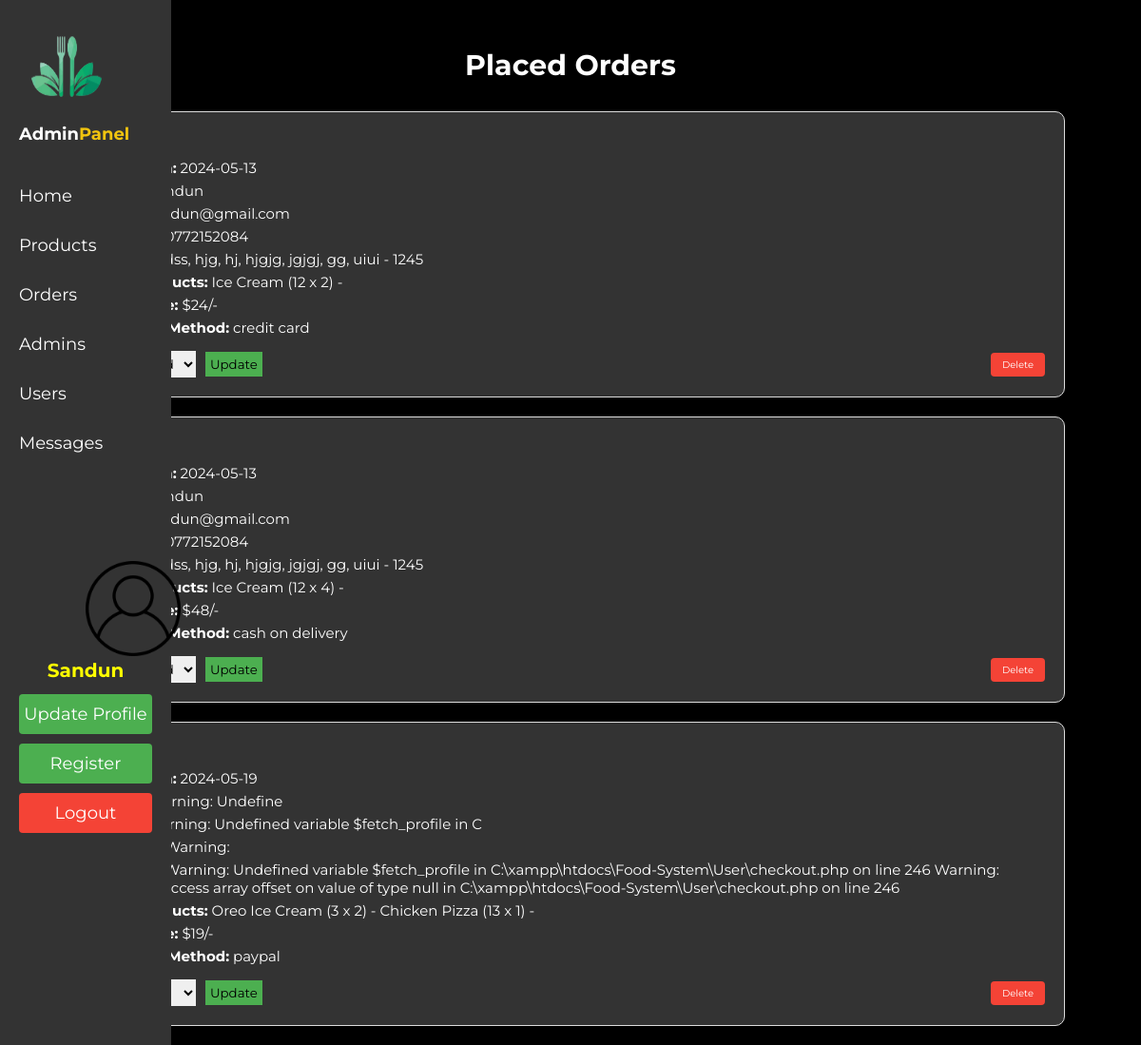
Screenshot of /admin/placed_orders.php (signed in) with the database file from the repository.
### tables this page shows
CREATE TABLE `orders` (
  `id` int(100) NOT NULL,
  `user_id` int(100) NOT NULL,
  `name` varchar(20) NOT NULL,
  `number` varchar(10) NOT NULL,
  `email` varchar(50) NOT NULL,
  `method` varchar(50) NOT NULL,
  `address` varchar(500) NOT NULL,
  `total_products` varchar(1000) NOT NULL,
  `total_price` int(100) NOT NULL,
  `placed_on` date NOT NULL DEFAULT current_timestamp(),
  `payment_status` varchar(20) NOT NULL DEFAULT 'pending'
);

### admin/placed_orders.php (the view, shortened to what this page needs)
<?php
include '../components/connect.php';
?>
<!DOCTYPE html>
<html lang="en">
<head>
   <link rel="stylesheet" href="https://cdnjs.cloudflare.com/ajax/libs/font-awesome/6.1.1/css/all.min.css">
   <link rel="stylesheet" href="../css/admin_style.css">
</head>
<body style="background-size: cover; background-position: center; background-repeat: no-repeat;">
<?php include '../components/admin_header.php' ?>
<section class="placed-orders">
   <h1 class="heading">Placed Orders</h1>
   <div class="order-list">
      <?php
         $select_orders = $conn->prepare("SELECT * FROM `orders`");
         $select_orders->execute();
         if($select_orders->rowCount() > 0){
            while($fetch_orders = $select_orders->fetch(PDO::FETCH_ASSOC)){
      ?>
      <div class="order-item">
         <div class="order-details">
            <p><strong>User ID:</strong> <?= $fetch_orders['user_id']; ?></p>
            <p><strong>Placed On:</strong> <?= $fetch_orders['placed_on']; ?></p>
            <p><strong>Name:</strong> <?= $fetch_orders['name']; ?></p>
            <p><strong>Email:</strong> <?= $fetch_orders['email']; ?></p>
            <p><strong>Number:</strong> <?= $fetch_orders['number']; ?></p>
            <p><strong>Address:</strong> <?= $fetch_orders['address']; ?></p>
            <p><strong>Total Products:</strong> <?= $fetch_orders['total_products']; ?></p>
            <p><strong>Total Price:</strong> $<?= $fetch_orders['total_price']; ?>/-</p>
            <p><strong>Payment Method:</strong> <?= $fetch_orders['method']; ?></p>
         </div>
         <div class="order-actions">
            <form action="" method="POST" class="update-form">
               <input type="submit" class="update"value="Update" name="update_payment">
            </form>
            <a href="placed_orders.php?delete=<?= $fetch_orders['id']; ?>" class="delete-btn" onclick="return confirm('Delete this order?');">Delete</a>
         </div>
      </div>
      <?php
            }
         } else {
            echo '<p class="empty">No orders placed yet!</p>';
         }
      ?>
   </div>
</section>
</body>
</html>

### components/admin_header.php (shortened to what this page needs)
<!DOCTYPE html>
<html lang="en">
<head>
</head>
<body>
<nav class="navbar">
<img src="images/Foodery.png" width="100" height="100" alt="Logo">
<a href="dashboard.php" class="logo">Admin<span>Panel</span></a><br>
    <a href="dashboard.php">Home</a>
    <a href="products.php">Products</a>
    <a href="placed_orders.php">Orders</a>
    <a href="admin_accounts.php">Admins</a>
    <a href="users_accounts.php">Users</a>
    <a href="messages.php">Messages</a>
<br>
      <div class="profile" id="profile-section">
      <img src="images/user-icon.png" width="100" height="100" alt="Logo">
         <?php
            $select_profile = $conn->prepare("SELECT * FROM `admin` WHERE id = ?");
            $select_profile->execute([$admin_id]);
            $fetch_profile = $select_profile->fetch(PDO::FETCH_ASSOC);
         ?>
         <p><h2><?= $fetch_profile['name']; ?></h2></p>
         <br>
         <div class="flex-btn">
         <a href="update_profile.php" class="option-btn">Update Profile</a>
            <a href="register_admin.php" class="option-btn">Register</a>
         </div>
         <a href="../components/admin_logout.php" onclick="return confirm('logout from this website?');" class="delete-btn">Logout</a>
      </div>
</nav>
</body>
</html>

### css/admin_style.css (style rules this page uses)
:root { --main-color:#4834d4; --red:#e74c3c; --orange:#f39c12; --black:#34495e; --white:#fff; --light-bg:#f5f5f5; --light-color:#999; --border:.2rem solid var(--black); --box-shadow:0 .5rem 1rem rgba(0,0,0,.1); }
* { font-family: 'Montserrat', sans-serif; margin:0; padding:0; box-sizing: border-box; text-decoration: none; outline: none; border:none; }
html { font-size: 62.5%; overflow-x: hidden; }
body { background-color: var(--light-bg); }
section { max-width: 1200px; margin:0 auto; padding:2rem; }
.heading { text-align: center; margin-bottom: 2rem; text-transform: capitalize; color:#ffffff; font-size: 3rem; }

### admin/placed_orders.php (style rules this page uses)
body { background-color:black; }
.placed-orders { width: 90%; margin: auto; }
.placed-orders h1 { margin: 30px; }
.heading { text-align: center; margin-bottom: 20px; }
.order-list { display: flex; flex-direction: column; gap: 20px; }
.order-item { display: flex; flex-direction: column; background: #333; color:white; border: 1px solid #ddd; border-radius: 10px; padding: 20px; box-shadow: 0 2px 5px rgba(0, 0, 0, 0.1); }
.order-details p { margin: 5px 0; font-size:15px }
.order-actions { display: flex; align-items: center; justify-content: space-between; margin-top: 10px; }
.update-form { display: flex; align-items: center; gap: 10px; }
.update-form select, .update-form input[type="submit"] { padding: 5px; }
.delete-btn { padding: 5px 10px; background-color: #d9534f; color: #fff; text-decoration: none; border-radius: 5px; }
.update { background-color: #4caf50; }

### components/admin_header.php (style rules this page uses)
.logo { color: white; text-decoration: none; font-size: 1.5em; font-weight: bold; margin-right: 20px; }
.logo span { color: #f1c40f; }
.navbar { position: fixed; left: 0; top: 0; height: 100%; background: #333; padding: 20px; display: flex; flex-direction: column; justify-content: flex-start; width:15% }
.navbar a { color: white; text-decoration: none; margin-bottom: 10px; display: block; padding: 10px 0; font-size: large; }
.navbar .profile h2 { color:Yellow; text-align:center; font-size:20px }
.navbar .profile img { margin:80px 20px 0px 70px; }
.option-btn, .delete-btn { padding: 6px 12px; border: none; border-radius: 4px; cursor: pointer; text-decoration: none; text-align:center; }
.option-btn { background-color: #4caf50; color: white; }
.delete-btn { background-color: #f44336; color: white; }

### rows the page displays
orders: placed_on "2024-05-13", name "Sandun", email "sandun@gmail.com", number "0772152084", address "dss, hjg, hj, hjgjg, jgjgj, gg, uiui - 1245", total_products "Ice Cream (12 x 2) -", total_price "24", method "credit card"
orders: placed_on "2024-05-13", name "Sandun", email "sandun@gmail.com", number "0772152084", address "dss, hjg, hj, hjgjg, jgjgj, gg, uiui - 1245", total_products "Ice Cream (12 x 4) -", total_price "48", method "cash on delivery"
orders: placed_on "2024-05-19", name "Warning: Undefine", email "Warning: Undefined variable $fetch_profile in C", number "Warning:", address "Warning: Undefined variable $fetch_profile in C:\\xampp\\htdocs\\Food-System\\User\\checkout.php on line 246 Warning: Trying to access array offset on value of type null in C:\\xampp\\htdocs\\Food-System\\User\\checkout.php on line 246", total_products "Oreo Ice Cream (3 x 2) - Chicken Pizza (13 x 1) -", total_price "19", method "paypal"

### other values shown
$fetch_profile['name'] "Sandun"
